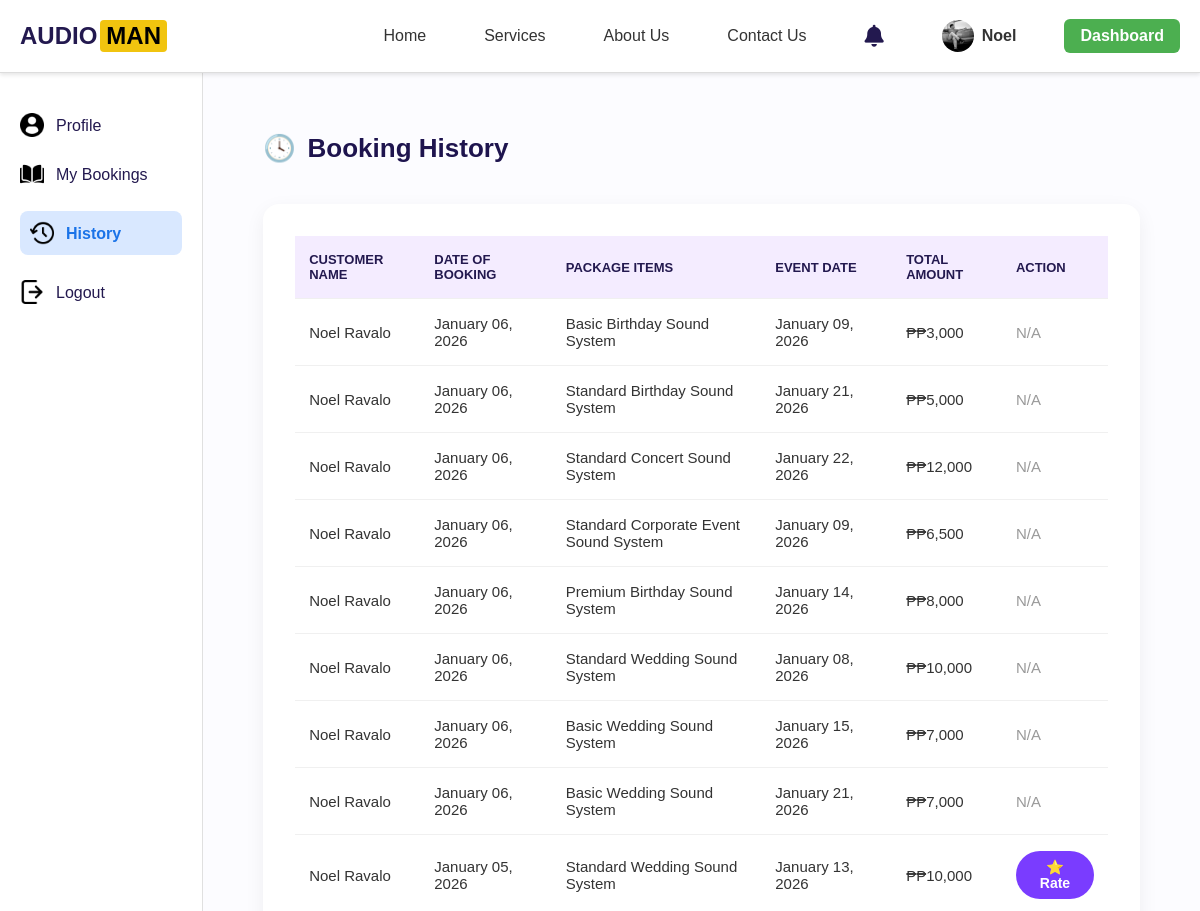
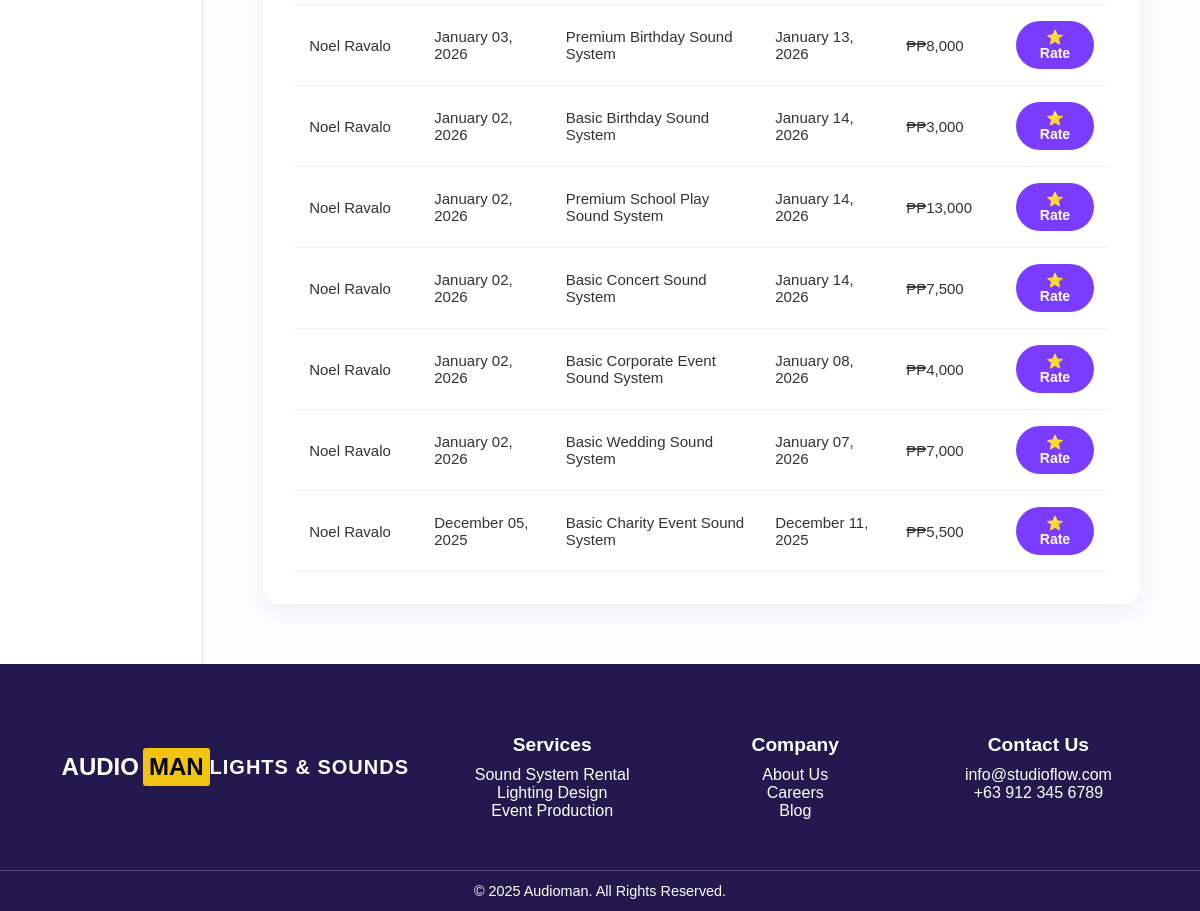
The page /accounts/history/ (signed in) on the database its author committed (2 pictures, top to bottom).
### accounts/models.py (models this page shows, shortened)
class Profile(models.Model):
    user = models.OneToOneField(User, on_delete=models.CASCADE)
    contact_number = models.CharField(max_length=20)
    province = models.CharField(max_length=100)
    city = models.CharField(max_length=100)
    barangay = models.CharField(max_length=100, blank=True, null=True)  # ➕ Added field
    address = models.CharField(max_length=255, blank=True, null=True)
    profile_picture = models.ImageField(upload_to='profile_pictures/', blank=True, null=True)
    requested_admin = models.BooleanField(default=False)

class Booking(models.Model):
    STATUS_CHOICES = [
        ('Processing', 'Processing'),
        ('Approved', 'Approved'),
        ('Rejected', 'Rejected'),
        ('Completed', 'Completed'),
    ]
    user = models.ForeignKey(User, on_delete=models.CASCADE)
    package = models.ForeignKey('ServicePackage', on_delete=models.CASCADE)
    full_name = models.CharField(max_length=100)
    email = models.EmailField()
    contact_number = models.CharField(max_length=20)
    event_date = models.DateField()
    event_time = models.TimeField()
    end_time = models.TimeField(null=True, blank=True)
    event_type = models.CharField(max_length=100)
    location = models.CharField(max_length=255)
    fulladdress = models.CharField(max_length=255, blank=True, null=True)
    status = models.CharField(max_length=50, choices=STATUS_CHOICES, default='Processing')
    price = models.CharField(max_length=20)
    created_at = models.DateTimeField(default=timezone.now)
    cancel_reason = models.TextField(blank=True, null=True)
    reject_reason = models.TextField(null=True, blank=True)
    review_exists = models.BooleanField(null=False, default=False)
    barangay = models.CharField(max_length=100, blank=True, null=True)
    is_seen = models.BooleanField(default=False) # Idagdag ito

class ServicePackage(models.Model):
    EVENT_CHOICES = [
        ("Wedding", "Wedding"),
        ("Birthday", "Birthday"),
        ("Corporate", "Corporate"),
        ("Concert", "Concert"),
        ("Seminar", "Seminar"),
        ("Graduation", "Graduation"),
        ("Awarding Ceremony", "Awarding Ceremony"),
        ("Fundraising", "Fundraising"),
        ("Fashion Show", "Fashion Show"),
        ("Church", "Church"),
        ("Conference", "Conference"),
        ("School Event", "School Event"),
        ("Charity Event", "Charity Event"),
    ]
    title = models.CharField(max_length=200)
    description = models.TextField()
    price = models.CharField(max_length=50)
    image = models.ImageField(upload_to="packages/", blank=True, null=True)
    equipment = models.ManyToManyField(
        "Equipment",
        through="PackageEquipment",
        related_name="service_packages"
    )
    category = models.CharField(
        max_length=50,
        choices=EVENT_CHOICES,
        default="Wedding"
    )

### accounts/views.py (the view)
# urls.py: path('history/', views.history, name='history'),
@login_required
def history(request):
    bookings = Booking.objects.filter(user=request.user).exclude(status='Processing').order_by('-created_at')
    history_list = []
    for booking in bookings:
        history_list.append({
            'id': booking.id,
            'customer_name': booking.full_name,
            'date_booked': booking.created_at.strftime('%B %d, %Y'),
            'package': booking.package.title,
            'event_date': booking.event_date.strftime('%B %d, %Y'),
            'total': booking.price,
            'rating': booking.rating if hasattr(booking, 'rating') else '',  # Assume you have rating field or adjust accordingly
            'status': booking.status,
        })
    return render(request, 'accounts/history.html', {'history_list': history_list})

### accounts/context_processors.py (called while the page is built)
def notifications_context(request):
    if request.user.is_authenticated:
        notifications = Notification.objects.filter(user=request.user).order_by('-created_at')
        unread_count = notifications.filter(is_read=False).count()
        return {
            'notifications': notifications,
            'notifications_unread_count': unread_count
        }
    return {}

def global_notifications(request):
    if request.user.is_authenticated:
        notifications = Booking.objects.filter(status="Pending")
    else:
        notifications = []
    return {
        'notifications': notifications
    }

def user_notifications(request):
    if request.user.is_authenticated:
        notifications_qs = Notification.objects.filter(user=request.user).order_by('-created_at')
        notifications_unread_count = notifications_qs.filter(is_read=False).count()
        latest_notifications = notifications_qs[:5]
        return {
            'notifications': latest_notifications,
            'notifications_unread_count': notifications_unread_count,
        }
    return {
        'notifications': [],
        'notifications_unread_count': 0,
    }

### accounts/templates/accounts/history.html (shortened to what this page needs)
{% extends 'base.html' %}
{% load static %}
{% block content %}
<div class="container">
  <aside class="sidebar">
    <ul>
      <li class="{% if request.resolver_match.url_name == 'profile' %}active{% endif %}">
        <img src="{% static 'images/profile-user.png' %}" alt="Profile">
        <span><a href="{% url 'profile' %}">Profile</a></span>
      </li>
      <li class="{% if request.resolver_match.url_name == 'mybookings' %}active{% endif %}">
        <img src="{% static 'images/open-book.png' %}" alt="Bookings">
        <span><a href="{% url 'mybookings' %}">My Bookings</a></span>
      </li>
      <li class="{% if request.resolver_match.url_name == 'history' %}active{% endif %}">
        <img src="{% static 'images/history.png' %}" alt="History">
        <span><a href="{% url 'history' %}">History</a></span>
      </li>
      <li>
        <img src="{% static 'images/logout.png' %}" alt="Logout">
        <span><a href="javascript:void(0);" onclick="confirmLogout()">Logout</a></span>
      </li>
    </ul>
  </aside>
  <main class="main-content">
    <h2><span class="icon">🕓</span> Booking History</h2>
    <div class="table-container">
      <table>
        <thead>
          <tr>
            <th>Customer Name</th>
            <th>Date of Booking</th>
            <th>Package Items</th>
            <th>Event Date</th>
            <th>Total Amount</th>
            <th>Action</th>
          </tr>
        </thead>
        <tbody>
          {% for booking in history_list %}
            <tr>
              <td>{{ booking.customer_name }}</td>
              <td>{{ booking.date_booked }}</td>
              <td>{{ booking.package }}</td>
              <td>{{ booking.event_date }}</td>
              <td>₱{{ booking.total }}</td>
              <td>
                {% if booking.status == "Completed" %}
                  {% if booking.review_exists %}
                    <button class="rate-btn completed" disabled>Completed</button>
                  {% else %}
                    <button class="rate-btn" onclick="openModal('{{ booking.id }}', '{{ booking.customer_name }}', '{{ booking.date_booked }}', '{{ booking.package }}')">⭐ Rate</button>
                  {% endif %}
                {% else %}
                  <span style="color: #999;">N/A</span>
                {% endif %}
              </td>
            </tr>
          {% empty %}
            <tr><td colspan="6" style="text-align:center;">No history records found.</td></tr>
          {% endfor %}
        </tbody>
      </table>
    </div>
  </main>
</div>
{% endblock %}

### accounts/templates/base.html (shortened to what this page needs)
{% load static %}
<!DOCTYPE html>
<html lang="en">
<head>
    <link rel="stylesheet" href="{% static 'css/base.css' %}">
    <link rel="stylesheet" href="https://cdnjs.cloudflare.com/ajax/libs/font-awesome/6.4.0/css/all.min.css">
</head>
<body>
<header class="nav-header">
    <div class="left-section">
        <div class="logo">
            <span class="text-white">AUDIO</span><span class="text-yellow">MAN</span>
        </div>
    </div>
    <nav id="navMenu">
        <ul>
            <li class="{% if request.resolver_match.url_name == 'home' %}active{% endif %}">
                <a href="{% url 'home' %}">Home</a>
            </li>
            <li class="{% if request.resolver_match.url_name == 'services' %}active{% endif %}">
                <a href="{% url 'services' %}">Services</a>
            </li>
            <li class="{% if request.resolver_match.url_name == 'aboutus' %}active{% endif %}">
                <a href="{% url 'aboutus' %}">About Us</a>
            </li>
            <li class="{% if request.resolver_match.url_name == 'contactus' %}active{% endif %}">
                <a href="{% url 'contactus' %}">Contact Us</a>
            </li>
                            {% if user.is_authenticated %}
<li class="notification-item">
    <a href="#" class="notification-link" id="notificationBell">
        <i class="fas fa-bell"></i>
    </a>
</li>
                <li class="profile-item">
                    <a href="{% url 'profile' %}" class="profile-link">
                        {% if user.profile.profile_picture %}
                            <img src="{{ user.profile.profile_picture.url }}" alt="Profile Picture">
                        {% else %}
                            <img src="{% static 'images/profile-icon.png' %}" alt="Default Icon">
                        {% endif %}
                        <span class="profile-name">{{ user.username }}</span>
                    </a>
                </li>
                {% if user.is_staff %}
                    <li><a href="{% url 'dashboard' %}" class="dashboard-btn">Dashboard</a></li>
                {% endif %}
            {% else %}
                <li><a href="{% url 'register' %}">Register</a></li>
                <li><a href="{% url 'login' %}">Login</a></li>
            {% endif %}
        </ul>
    </nav>
</header>
{% block content %}{% endblock %}
{% if not hide_footer %}
<footer class="footer fade-in">
  <div class="logo">
    <span style="color:white;font-weight:bold;font-size:1.5rem;">AUDIO</span>
    <span style="background:#f1c40f;color:black;padding:2px 6px;border-radius:3px;margin-left:4px;font-size:1.5rem;">MAN</span><br>
    <small style="color:white;text-transform:uppercase;letter-spacing:1px;">Lights & Sounds</small>
  </div>
  <div class="column">
    <h3>Services</h3>
    <p>Sound System Rental</p>
    <p>Lighting Design</p>
    <p>Event Production</p>
  </div>
  <div class="column">
    <h3>Company</h3>
    <p>About Us</p>
    <p>Careers</p>
    <p>Blog</p>
  </div>
  <div class="column">
    <h3>Contact Us</h3>
    <p>info@studioflow.com</p>
    <p>+63 912 345 6789</p>
  </div>
</footer>
<div class="footer-bottom">
  © 2025 Audioman. All Rights Reserved.
</div>
{% endif %}
</body>
</html>

### accounts/static/css/base.css (style rules this page uses)
:root { --primary-color: #23194f; --secondary-color: #DDFEF8; --accent-color: #3a2d7c; --highlight-bg: linear-gradient(135deg, #dceaff, #eef5ff); --text-color: #333; --light-color: #ffffff; --font-main: 'MavenPro', sans-serif; }
* { box-sizing: border-box; margin: 0; padding: 0; }
body { font-family: var(--font-main); background-color: var(--light-color); color: var(--text-color); }
.nav-header { display: flex; justify-content: space-between; align-items: center; background-color: #ffffff; padding: 12px 30px; box-shadow: 0 2px 4px rgba(0, 0, 0, 0.1); }
.logo { display: flex; align-items: center; font-family: 'MavenPro', sans-serif; font-size: 1.8rem; font-weight: bold; color: #23194f; }
.logo .text-white { color: #23194f; }
.logo .text-yellow { background-color: #f1c40f; color: #000000; padding: 2px 6px; border-radius: 4px; margin-left: 3px; font-weight: bold; }
nav ul { display: flex; list-style: none; margin: 0; padding: 0; }
nav ul li { margin-left: 20px; position: relative; }
nav ul li a { text-decoration: none; color: #333333; font-weight: 500; padding: 8px 12px; border-radius: 5px; transition: background-color 0.3s, color 0.3s; display: flex; align-items: center; }
.profile-link { display: flex; align-items: center; gap: 8px; text-decoration: none; color: var(--text-color); }
.profile-link img { width: 24px; height: 24px; border-radius: 50%; object-fit: cover; }
.profile-name { font-size: 1rem; font-weight: 500; }

### accounts/templates/accounts/history.html (style rules this page uses)
.container { display: flex; min-height: 100vh; font-family: 'MavenPro', sans-serif; background-color: #f9f9fb; }
.sidebar { width: 240px; background-color: #ffffff; padding: 40px 20px; border-right: 1px solid #e0e0e0; }
.sidebar ul { list-style: none; padding: 0; margin: 0; }
.sidebar li { display: flex; align-items: center; margin-bottom: 25px; font-size: 18px; }
.sidebar li img { width: 24px; height: 24px; margin-right: 12px; }
.sidebar li span a { color: #23194f; font-weight: 500; font-size: 16px; text-decoration: none; transition: color 0.3s ease; }
.sidebar li.active { background: #d9e8ff; border-radius: 8px; padding: 10px; }
.sidebar li.active a { color: #1a73e8; font-weight: 700; }
.main-content { flex-grow: 1; padding: 60px; background-color: #fcfcff; }
.main-content h2 { font-size: 26px; font-weight: 700; color: #1e144e; display: flex; align-items: center; gap: 12px; margin-bottom: 40px; }
.table-container { background-color: #ffffff; padding: 32px; border-radius: 16px; box-shadow: 0 6px 20px rgba(0,0,0,0.06); overflow-x: auto; }
table { width: 100%; border-collapse: collapse; font-size: 15px; }
th, td { text-align: left; padding: 16px 14px; border-bottom: 1px solid #f0f0f0; }
th { background-color: #f4ecff; color: #23194f; font-weight: 600; text-transform: uppercase; font-size: 13px; }
.rate-btn { background-color: #7a3cff; color: white; border: none; padding: 8px 18px; border-radius: 25px; font-size: 14px; font-weight: 600; cursor: pointer; transition: 0.3s ease; }

### rows shown on the page
Booking: customer_name "Noel Ravalo", total "₱3,000"
ServicePackage: package "Basic Birthday Sound System" "Basic Birthday Sound System"
Booking: customer_name "Noel Ravalo", total "₱5,000"
ServicePackage: package "Standard Birthday Sound System"
Booking: customer_name "Noel Ravalo", total "₱12,000"
ServicePackage: package "Standard Concert Sound System"
Booking: customer_name "Noel Ravalo", total "₱6,500"
ServicePackage: package "Standard Corporate Event Sound System"
Booking: customer_name "Noel Ravalo", total "₱8,000"
ServicePackage: package "Premium Birthday Sound System" "Premium Birthday Sound System"
Booking: customer_name "Noel Ravalo", total "₱10,000"
ServicePackage: package "Standard Wedding Sound System" "Standard Wedding Sound System"
Booking: customer_name "Noel Ravalo", total "₱7,000"
ServicePackage: package "Basic Wedding Sound System" "Basic Wedding Sound System" "Basic Wedding Sound System"
Booking: customer_name "Noel Ravalo", total "₱7,000"
Booking: customer_name "Noel Ravalo", total "₱10,000"
Booking: customer_name "Noel Ravalo", total "₱8,000"
Booking: customer_name "Noel Ravalo", total "₱3,000"
Booking: customer_name "Noel Ravalo", total "₱13,000"
ServicePackage: package "Premium School Play Sound System"
Booking: customer_name "Noel Ravalo", total "₱7,500"
ServicePackage: package "Basic Concert Sound System"
Booking: customer_name "Noel Ravalo", total "₱4,000"
ServicePackage: package "Basic Corporate Event Sound System"
Booking: customer_name "Noel Ravalo", total "₱7,000"
Booking: customer_name "Noel Ravalo", total "₱5,500"
ServicePackage: package "Basic Charity Event Sound System"

### other values the page prints
{{ user.username }} "Noel"
{{ booking.date_booked }} "January 06, 2026" "January 06, 2026" "January 06, 2026" "January 06, 2026" "January 06, 2026" "January 06, 2026" "January 06, 2026" "January 06, 2026" "January 05, 2026" "January 03, 2026" "January 02, 2026" "January 02, 2026" "January 02, 2026" "January 02, 2026" "January 02, 2026" "December 05, 2025"
{{ booking.event_date }} "January 09, 2026" "January 21, 2026" "January 22, 2026" "January 09, 2026" "January 14, 2026" "January 08, 2026" "January 15, 2026" "January 21, 2026" "January 13, 2026" "January 13, 2026" "January 14, 2026" "January 14, 2026" "January 14, 2026" "January 08, 2026" "January 07, 2026" "December 11, 2025"
